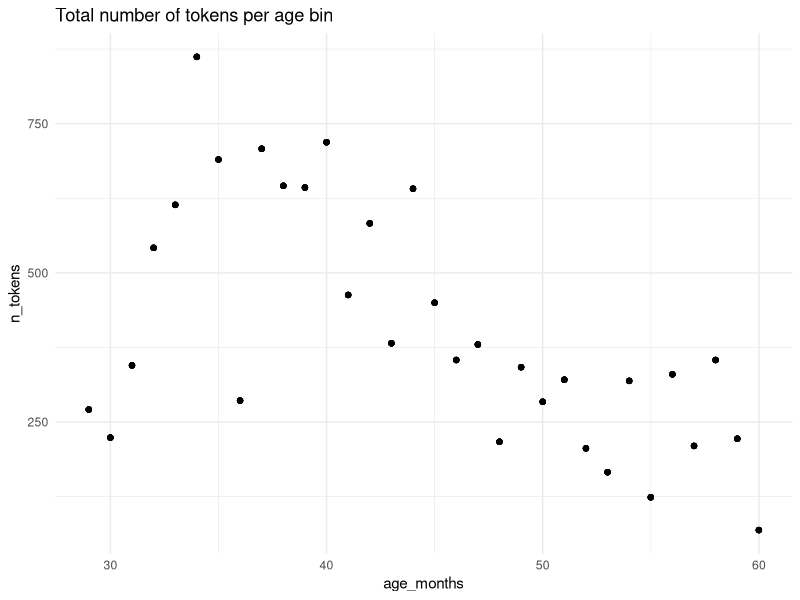
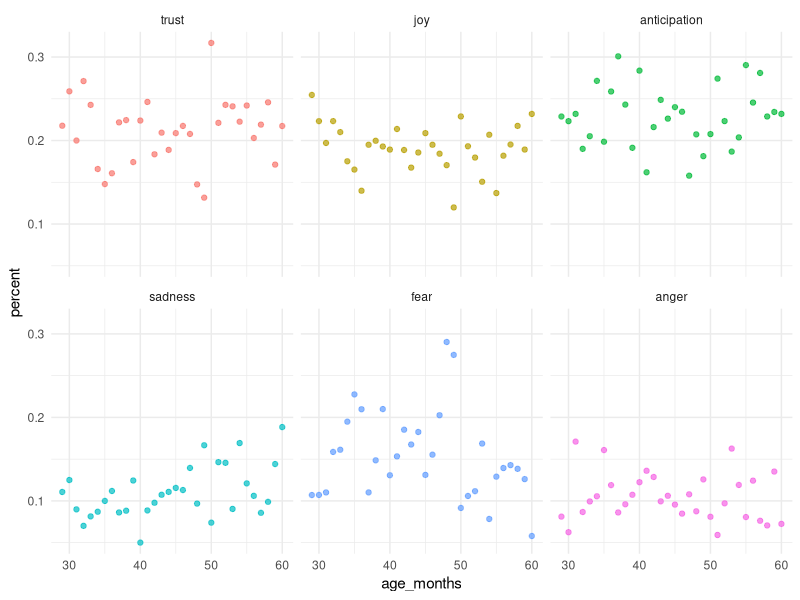
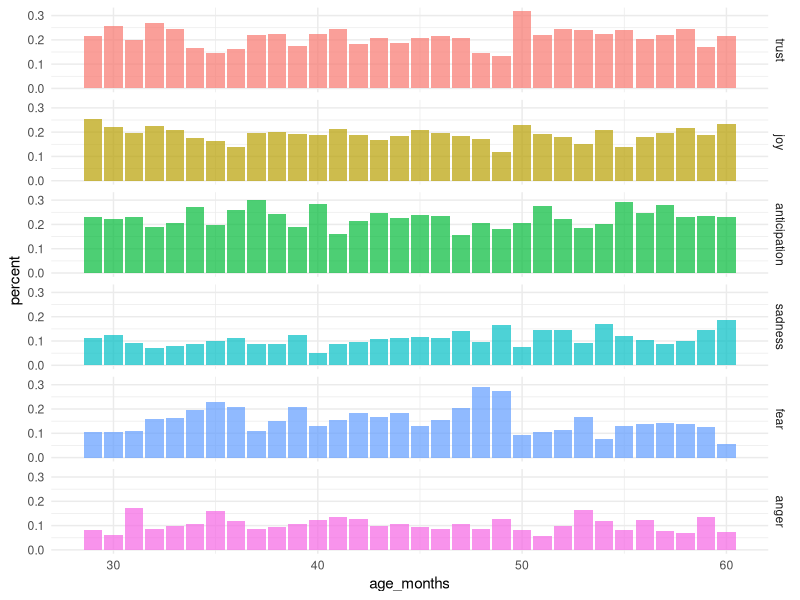
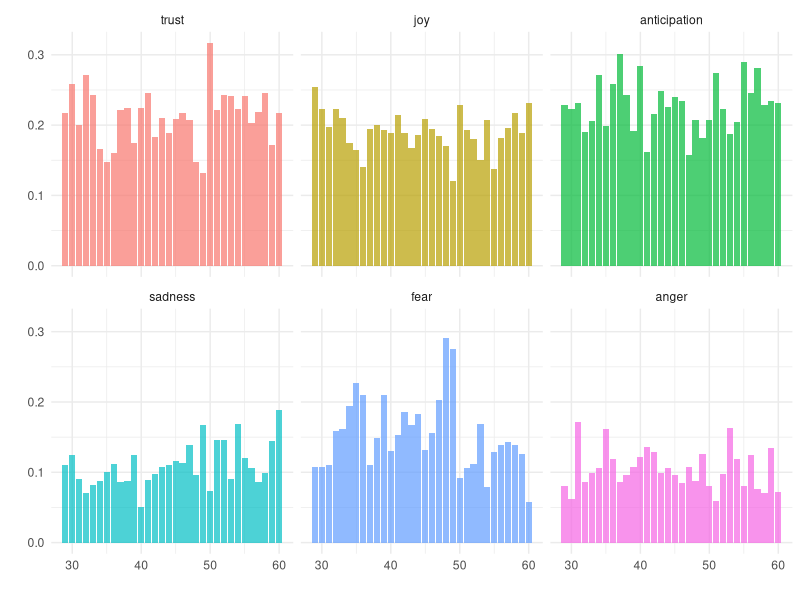
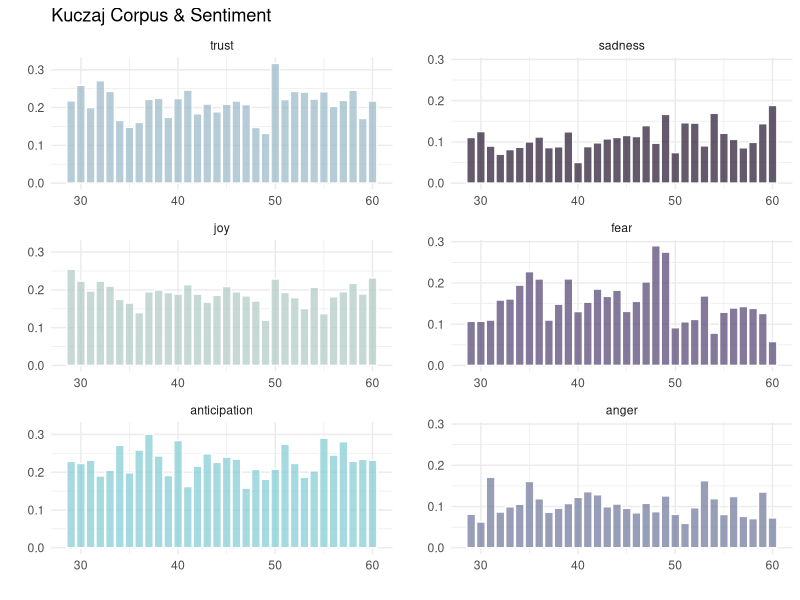
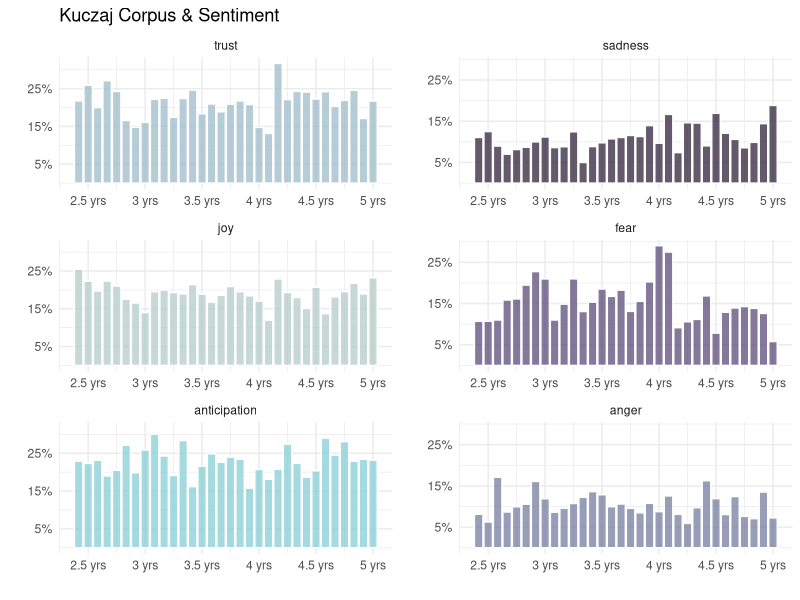
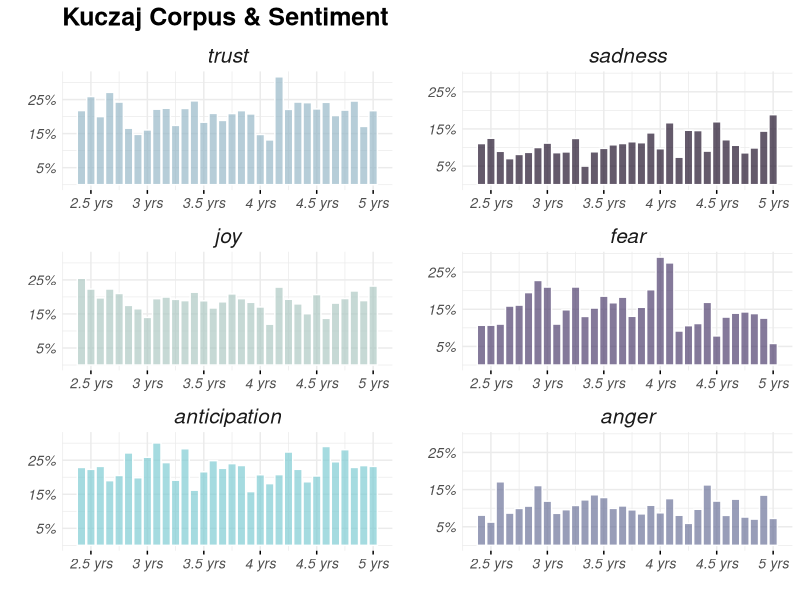

The R source for these figures, in order:
## ---- chunk 1
knitr::opts_chunk$set(echo = TRUE, warning = FALSE, message = FALSE,
                      fig.width = 10, dpi = 300, fig.height = 8)
## ---- chunk 2
# Loading packages
library(tidyverse)
library(tidytext)
library(forcats)
library(skimr)
library(egg)
## ---- chunk 3
# reading in data
kuczaj <- read_csv("data/kuczaj_nrc.csv")     
## ---- chunk 4
glimpse(kuczaj)
## ---- chunk 5
# Sentiments to keep
sentiment_levels <- c("trust", "joy", "anticipation", 
                      "sadness", "fear", "anger")

# Making sentiment a factor
kuczaj <- kuczaj %>% 
  select(-age_years, -word) %>% # removing unneeded columns
  filter(sentiment %in% sentiment_levels) %>% 
  mutate(sentiment = factor(sentiment, levels = sentiment_levels))
## ---- chunk 6
# Taking the floor of age_months
ages_binned <- kuczaj %>% 
  mutate(age_months = floor(age_months)) 


# Removing the two edge bins
ages_binned <- ages_binned %>% 
  filter(age_months >= 29 & age_months <= 60)
## ---- chunk 7
# Counting the number of sentiments 
ages_binned <- ages_binned %>% 
  add_count(age_months, sentiment) %>% 
  rename(n_sentiment = n) %>% 
  distinct(age_months, sentiment, .keep_all = TRUE)


# Adding in count for total tokens per transcript that were kept
ages_binned <- ages_binned %>% 
  group_by(age_months) %>% 
  mutate(n_tokens = sum(n_sentiment)) %>% 
  ungroup()
## ---- chunk 8
# Creating the auxiliary table with all combinations
aux <- ages_binned %>% 
  expand(nesting(age_months, n_tokens), sentiment)

# Merging aux with ages_binned
ages_binned2 <- aux %>% 
  left_join(ages_binned, by = c("age_months", "n_tokens", "sentiment")) %>% 
  replace_na(list(n_sentiment = 0)) # replacing NA values with 0
## ---- chunk 9
# Normalizing!
ages_binned2 <- ages_binned2 %>% 
  mutate(percent = n_sentiment/n_tokens)
## ---- chunk 10
ggplot(ages_binned2, aes(age_months, n_tokens)) +
  geom_point() + 
  labs(title = "Total number of tokens per age bin") +
  theme_minimal()
## ---- chunk 11
ggplot(ages_binned2, aes(age_months, percent, color = sentiment)) +
  geom_point(alpha = 0.7) +
  facet_wrap(~ sentiment) +
  guides(color = FALSE) +
  theme_minimal()
## ---- chunk 12
ggplot(ages_binned2, aes(age_months, percent, fill = sentiment)) +
  geom_col(alpha = 0.7) +
  facet_grid(sentiment ~ .)+
  guides(fill = FALSE) +
  theme_minimal()
## ---- chunk 13
ggplot(ages_binned2, aes(age_months, percent, fill = sentiment)) +
  geom_col(alpha = 0.7) +
  facet_wrap(~ sentiment) + 
  theme_minimal() +
  labs(x = "", y = "") +
  guides(fill = FALSE)
## ---- chunk 14
positive_plot <- ages_binned2 %>% 
  filter(sentiment %in% c("trust", "joy", "anticipation")) %>% 
  ggplot(aes(age_months, percent, fill = sentiment)) +
    geom_col(alpha = 0.7, color = "white") +
    facet_wrap(~sentiment, ncol = 1, scale = "free_x") +
    theme_minimal() +
    labs(x = "", y = "", title = "Kuczaj Corpus & Sentiment") +
    guides(fill = FALSE) +
    scale_fill_manual(values = c("#97B8C7", "#AEC9C3", "#7FCCD3")) 

negative_plot <- ages_binned2 %>% 
  filter(sentiment %in% c("sadness", "fear", "anger")) %>% 
  ggplot(aes(age_months, percent, fill = sentiment)) +
    geom_col(alpha = 0.7, color = "white") +
    facet_wrap(~sentiment, ncol = 1, scale = "free_x") +
    theme_minimal() +
    labs(x = "", y = "") +
    guides(fill = FALSE) +
    scale_fill_manual(values = c("#21132B", "#4F406E", "#6C7399"))

ggarrange(positive_plot, negative_plot, ncol = 2, nrow = 1)
## ---- chunk 15
positive_plot2 <- positive_plot +
  scale_y_continuous(breaks = c(0.05, 0.15, 0.25),
                     labels = c("5%", "15%", "25%")) +
  scale_x_continuous(breaks = c(30, 36, 42, 48, 54, 60),
                     labels = c("2.5 yrs", "3 yrs", "3.5 yrs", 
                                "4 yrs", "4.5 yrs", "5 yrs")) 

negative_plot2 <- negative_plot +
  scale_y_continuous(breaks = c(0.05, 0.15, 0.25),
                     labels = c("5%", "15%", "25%")) +
  scale_x_continuous(breaks = c(30, 36, 42, 48, 54, 60),
                     labels = c("2.5 yrs", "3 yrs", "3.5 yrs", 
                                "4 yrs", "4.5 yrs", "5 yrs")) 


ggarrange(positive_plot2, negative_plot2, ncol = 2, nrow = 1)
## ---- chunk 16
positive_plot3 <- positive_plot2 +
  theme(plot.title = element_text(size = 18, face = "bold"),
        strip.text = element_text(size = 15, face = "italic"),
        axis.text.x = element_text(size = 10, face = "italic"),
        axis.text.y = element_text(size = 10, face = "italic"),
        axis.ticks.x = element_line())

negative_plot3 <- negative_plot2 +
  theme(strip.text = element_text(size = 15, face = "italic"),
        axis.text.x = element_text(size = 10, face = "italic"),
        axis.text.y = element_text(size = 10, face = "italic"),
        axis.ticks.x = element_line())

ggarrange(positive_plot3, negative_plot3, ncol = 2, nrow = 1)
